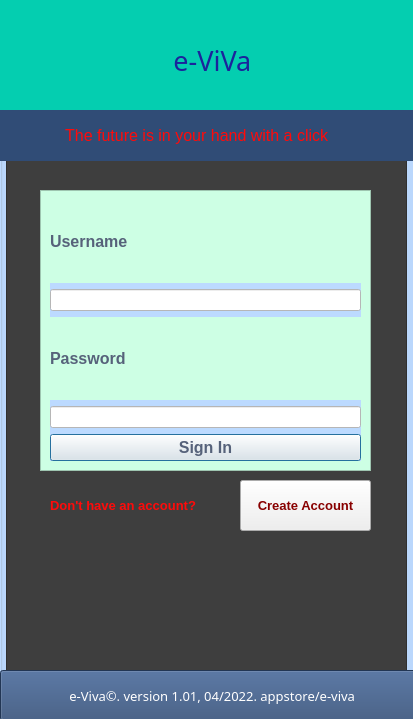
<?xml version="1.0" encoding="UTF-8"?>
<ui version="4.0">
 <class>Dialog</class>
 <widget class="QDialog" name="Dialog">
  <property name="geometry">
   <rect>
    <x>0</x>
    <y>0</y>
    <width>413</width>
    <height>719</height>
   </rect>
  </property>
  <property name="windowTitle">
   <string>Dialog</string>
  </property>
  <widget class="QGroupBox" name="groupBox">
   <property name="geometry">
    <rect>
     <x>0</x>
     <y>0</y>
     <width>421</width>
     <height>721</height>
    </rect>
   </property>
   <property name="styleSheet">
    <string notr="true">background-color: rgb(188, 218, 255);</string>
   </property>
   <property name="title">
    <string>Sign in</string>
   </property>
   <widget class="QWidget" name="layoutWidget">
    <property name="geometry">
     <rect>
      <x>50</x>
      <y>200</y>
      <width>311</width>
      <height>261</height>
     </rect>
    </property>
    <layout class="QVBoxLayout" name="verticalLayout_5">
     <item>
      <layout class="QVBoxLayout" name="verticalLayout">
       <item>
        <widget class="QLabel" name="labelUsername">
         <property name="font">
          <font>
           <pointsize>12</pointsize>
           <weight>75</weight>
           <bold>true</bold>
          </font>
         </property>
         <property name="styleSheet">
          <string notr="true">color: rgb(86, 98, 122);
background-color: rgb(205, 255, 228);</string>
         </property>
         <property name="text">
          <string>Username</string>
         </property>
        </widget>
       </item>
      </layout>
     </item>
     <item>
      <widget class="QLineEdit" name="username">
       <property name="styleSheet">
        <string notr="true">background-color: rgb(255, 255, 255);</string>
       </property>
      </widget>
     </item>
     <item>
      <widget class="QLabel" name="labelPassword">
       <property name="font">
        <font>
         <pointsize>12</pointsize>
         <weight>75</weight>
         <bold>true</bold>
        </font>
       </property>
       <property name="styleSheet">
        <string notr="true">color: rgb(86, 98, 122);
background-color: rgb(205, 255, 228);</string>
       </property>
       <property name="text">
        <string>Password</string>
       </property>
      </widget>
     </item>
     <item>
      <widget class="QLineEdit" name="password">
       <property name="styleSheet">
        <string notr="true">background-color: rgb(255, 255, 255);</string>
       </property>
      </widget>
     </item>
     <item>
      <layout class="QVBoxLayout" name="verticalLayout_2">
       <item>
        <widget class="QPushButton" name="loginbutton">
         <property name="font">
          <font>
           <pointsize>12</pointsize>
           <weight>75</weight>
           <bold>true</bold>
          </font>
         </property>
         <property name="styleSheet">
          <string notr="true">color: rgb(86, 98, 122);
background-color: rgb();</string>
         </property>
         <property name="text">
          <string>Sign In</string>
         </property>
        </widget>
       </item>
      </layout>
     </item>
    </layout>
   </widget>
   <widget class="QLabel" name="e-ViVa_2">
    <property name="geometry">
     <rect>
      <x>-30</x>
      <y>0</y>
      <width>451</width>
      <height>121</height>
     </rect>
    </property>
    <property name="font">
     <font>
      <family>Forte</family>
      <pointsize>20</pointsize>
      <weight>50</weight>
      <italic>false</italic>
      <bold>false</bold>
     </font>
    </property>
    <property name="styleSheet">
     <string notr="true">background-color: rgb(4, 206, 176);
font: 20pt &quot;Forte&quot;;
color: rgb(27, 36, 156);

</string>
    </property>
    <property name="text">
     <string>                             e-ViVa</string>
    </property>
   </widget>
   <widget class="QFrame" name="frame">
    <property name="geometry">
     <rect>
      <x>40</x>
      <y>190</y>
      <width>331</width>
      <height>281</height>
     </rect>
    </property>
    <property name="styleSheet">
     <string notr="true">background-color: rgb(205, 255, 228);</string>
    </property>
    <property name="frameShape">
     <enum>QFrame::StyledPanel</enum>
    </property>
    <property name="frameShadow">
     <enum>QFrame::Raised</enum>
    </property>
   </widget>
   <widget class="QLabel" name="label">
    <property name="geometry">
     <rect>
      <x>50</x>
      <y>480</y>
      <width>161</width>
      <height>51</height>
     </rect>
    </property>
    <property name="font">
     <font>
      <pointsize>10</pointsize>
      <weight>75</weight>
      <bold>true</bold>
     </font>
    </property>
    <property name="styleSheet">
     <string notr="true">color: rgb(255, 10, 10);
background-color: rgb(62, 62, 62);</string>
    </property>
    <property name="text">
     <string>Don't have an account?</string>
    </property>
   </widget>
   <widget class="QPushButton" name="createaccButton">
    <property name="geometry">
     <rect>
      <x>240</x>
      <y>480</y>
      <width>131</width>
      <height>51</height>
     </rect>
    </property>
    <property name="font">
     <font>
      <pointsize>10</pointsize>
      <weight>75</weight>
      <bold>true</bold>
     </font>
    </property>
    <property name="styleSheet">
     <string notr="true">color: rgb(136, 0, 0);
background-color: rgb();</string>
    </property>
    <property name="text">
     <string>Create Account</string>
    </property>
   </widget>
   <widget class="QLabel" name="label_2">
    <property name="geometry">
     <rect>
      <x>-10</x>
      <y>110</y>
      <width>441</width>
      <height>51</height>
     </rect>
    </property>
    <property name="font">
     <font>
      <pointsize>12</pointsize>
      <weight>50</weight>
      <bold>false</bold>
     </font>
    </property>
    <property name="focusPolicy">
     <enum>Qt::StrongFocus</enum>
    </property>
    <property name="styleSheet">
     <string notr="true">background-color: rgb(0, 170, 255);
background-color: rgb(48, 76, 118);
color: rgb(255, 10, 10);</string>
    </property>
    <property name="text">
     <string>                 The future is in your hand with a click</string>
    </property>
   </widget>
   <widget class="QGraphicsView" name="graphicsView">
    <property name="geometry">
     <rect>
      <x>6</x>
      <y>160</y>
      <width>401</width>
      <height>571</height>
     </rect>
    </property>
    <property name="styleSheet">
     <string notr="true">background-color: rgb(62, 62, 62);</string>
    </property>
   </widget>
   <widget class="QPushButton" name="HomeButton">
    <property name="geometry">
     <rect>
      <x>0</x>
      <y>670</y>
      <width>421</width>
      <height>51</height>
     </rect>
    </property>
    <property name="font">
     <font>
      <family>Arial Rounded MT Bold</family>
      <pointsize>10</pointsize>
      <weight>50</weight>
      <bold>false</bold>
     </font>
    </property>
    <property name="styleSheet">
     <string notr="true">background-color: rgb(0, 170, 255);
background-color: rgb(48, 76, 118);
color: rgb(255, 255, 255);</string>
    </property>
    <property name="text">
     <string> e-Viva©. version 1.01, 04/2022. appstore/e-viva</string>
    </property>
    <property name="default">
     <bool>false</bool>
    </property>
    <property name="flat">
     <bool>false</bool>
    </property>
   </widget>
   <zorder>graphicsView</zorder>
   <zorder>frame</zorder>
   <zorder>layoutWidget</zorder>
   <zorder>e-ViVa_2</zorder>
   <zorder>label</zorder>
   <zorder>createaccButton</zorder>
   <zorder>label_2</zorder>
   <zorder>HomeButton</zorder>
  </widget>
 </widget>
 <resources/>
 <connections/>
</ui>
